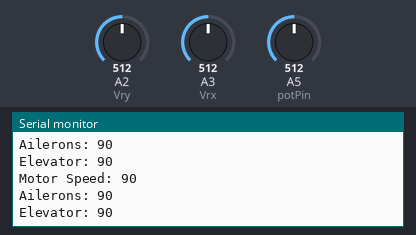
This sketch was run on a simulated Arduino Uno, built with avr-gcc and run on an emulated ATmega328P. On the bench: the last lines printed to the serial monitor. The inputs (shaded band) are chosen by the test bench; at power-on: A2 (Vry) = 512, A3 (Vrx) = 512, A5 (potPin) = 512. No radio packets arrive unless stated.

Above: at 1.2 s.
1.3 s: A2 (Vry) set to 716
At 1.72 s:
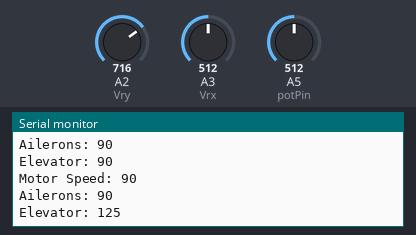
2.8 s: A3 (Vrx) set to 716
At 3.24 s:
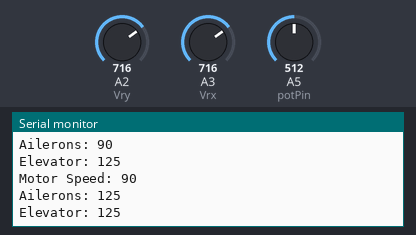
4.3 s: A5 (potPin) set to 716
At 4.5 s:
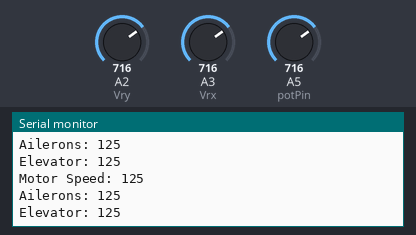
5.8 s: A2 (Vry) set to 900
At 6.02 s:
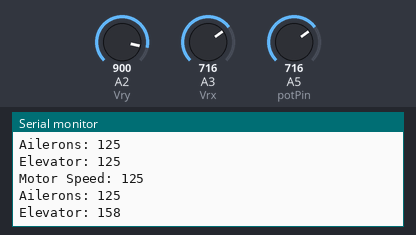
7.3 s: A3 (Vrx) set to 900
At 7.53 s:
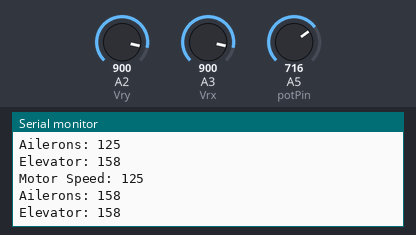
8.8 s: A5 (potPin) set to 900
At 9.05 s:
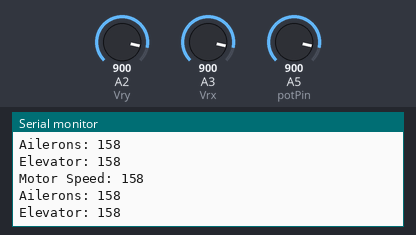
Timing chart, 0 to 11.3 s (numbered marks = the images above; inputs shaded):
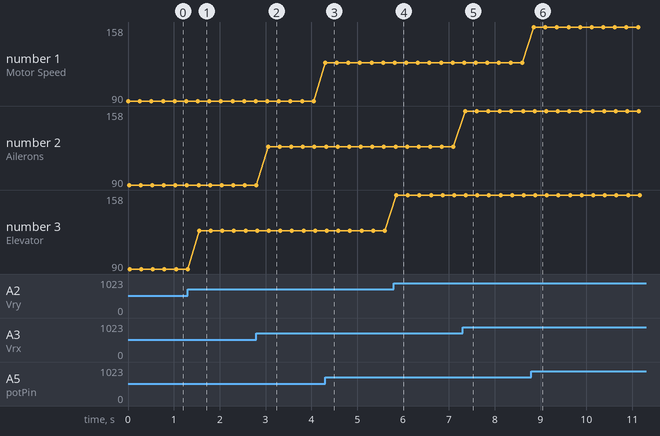

The sketch:

Transmitter_chatgpt.ino
```cpp
#include <SPI.h>
#include <nRF24L01.h>
#include <RF24.h>

RF24 radio(7, 8);

const byte address[6] = "00069";

const int potPin = A5;
const int Vrx = A3;
const int Vry = A2;

struct ControlData {
  int motorSpeed;
  int ailerons;
  int elevator;
};

void setup() {
  radio.begin();
  radio.openWritingPipe(address);
  radio.setPALevel(RF24_PA_LOW);
  radio.setDataRate(RF24_250KBPS);
  radio.stopListening();

  Serial.begin(9600);
}

void loop() {
  int potValue = analogRead(potPin);
  int motorSpeed = map(potValue, 0, 1023, 0, 180);

  int potX = analogRead(Vrx);
  int ailerons = map(potX, 0, 1023, 0, 180);

  int potY = analogRead(Vry);
  int elevator = map(potY, 0, 1023, 0, 180);

  ControlData dataToSend = {motorSpeed, ailerons, elevator};

  Serial.print("Motor Speed: ");
  Serial.println(dataToSend.motorSpeed);
  Serial.print("Ailerons: ");
  Serial.println(dataToSend.ailerons);
  Serial.print("Elevator: ");
  Serial.println(dataToSend.elevator);

  radio.write(&dataToSend, sizeof(dataToSend));

delay(250);
}
```

Measured:
- after the input at 1.3 s, the serial monitor: prints a new line after 0.25 s (image 1)
- after the input at 2.8 s, the serial monitor: prints a new line after 0.26 s (image 2)
- after the input at 4.3 s, the serial monitor: prints a new line at once (image 3)
- after the input at 5.8 s, the serial monitor: prints a new line after 0.05 s (image 4)
- after the input at 7.3 s, the serial monitor: prints a new line after 0.05 s (image 5)
- after the input at 8.8 s, the serial monitor: prints a new line after 0.05 s (image 6)
- plotted number 3: 90 → 125 after the input at 1.3 s, 125 → 158 after the input at 5.8 s
